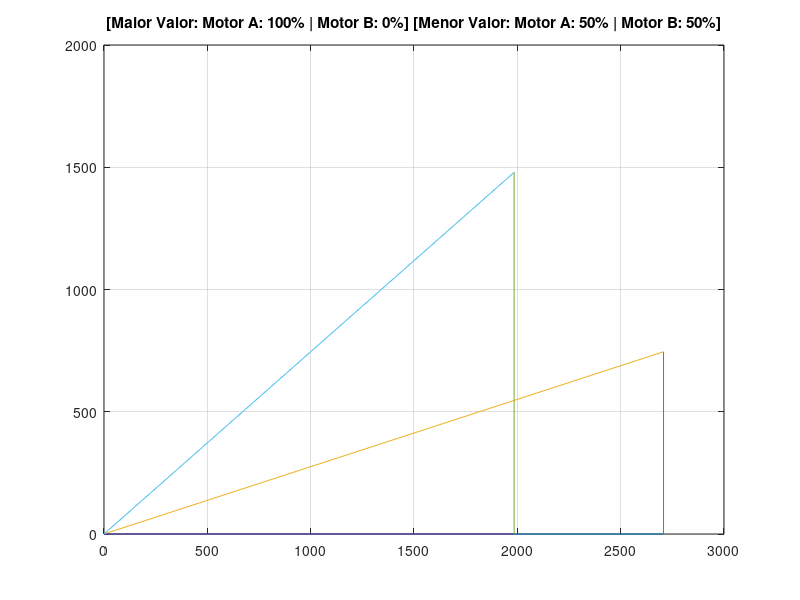
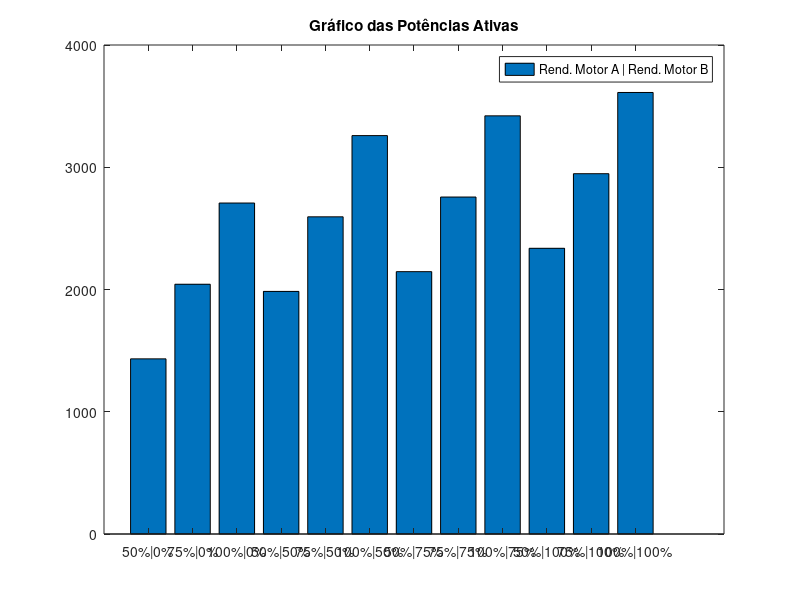

These charts were generated, in order, by the following MATLAB code:
% Dados da Questão: Motor A = Linha 10 | Motor B: Linha 5 | Vn = 220

% primeira questão
Pmec50A = (0.50)*2206.5;
Rend50A = 0.77;
Pele50A = Pmec50A/Rend50A;

fp50A = 0.68;
modS50A = Pele50A/fp50A;
Q50A = sqrt(modS50A^2 - Pele50A^2);
S50A = Pele50A + j*Q50A;

Pmec75A = (0.75)*2206.5;
Rend75A = 0.81;
Pele75A = Pmec75A/Rend75A;

fp75A = 0.77;
modS75A = Pele75A/fp75A;
Q75A = sqrt(modS75A^2 - Pele75A^2);
S75A = Pele75A + j*Q75A;

Pmec100A = (1)*2206.5;
Rend100A = 0.815;
Pele100A = Pmec100A/Rend100A;

fp100A = 0.83;
modS100A = Pele100A/fp100A;
Q100A = sqrt(modS100A^2 - Pele100A^2);
S100A = Pele100A + j*Q100A;

printf('Motor A | Rendimento: 0.50 | Potência Reativa = %f [Var] \n', Q50A);
printf('Motor A | Rendimento: 0.75 | Potência Reativa = %f [Var] \n', Q75A);
printf('Motor A | Rendimento: 0.100 | Potência Reativa = %f [Var] \n', Q100A);

% segunda questão
fp50A_ = 0.95;
modS50A_ = Pele50A/fp50A_;
Q50A_ = sqrt(modS50A_^2 - Pele50A^2);

QcA = Q50A - Q50A_;
Vn = 220;
f = 60;
w = 2*pi*f;
Xc = Vn^2/QcA;
C = 1/(w*Xc);

printf('---\n');
printf('Valor do Capacitor para Correção de Potência: %f [F] \n', C);
printf('Potência Reativa Antes da Correção de Potência: %f [Var] \n', Q50A);
printf('Potência Reativa Depois da Correção de Potência: %f [Var] \n', Q50A_);

% terceira questão
Pmec50B = (0.50)*551.625;
Rend50B = 0.50;
Pele50B = Pmec50B/Rend50B;

fp50B = 0.48;
modS50B = Pele50B/fp50B;
Q50B = sqrt(modS50B^2 - Pele50B^2);
S50B = Pele50B + j*Q50B;

Pmec75B = (0.75)*551.625;
Rend75B = 0.58;
Pele75B = Pmec75B/Rend75B;

fp75B = 0.60;
modS75B = Pele75B/fp75B;
Q75B = sqrt(modS75B^2 - Pele75B^2);
S75B = Pele75B + j*Q75B;

Pmec100B = (1)*551.625;
Rend100B = 0.61;
Pele100B = Pmec100B/Rend100B;

fp100B = 0.69;
modS100B = Pele100B/fp100B;
Q100B = sqrt(modS100B^2 - Pele100B^2);
S100B = Pele100B + j*Q100B;

printf('---\n')
printf('Motor B | Rendimento: 0.50 | Potência Reativa = %f [Var] \n', Q50B);
printf('Motor B | Rendimento: 0.75 | Potência Reativa = %f [Var] \n', Q75B);
printf('Motor B | Rendimento: 0.100 | Potência Reativa = %f [Var] \n', Q100B);

% quarta questão
function calcula_fator_pot (SA, SB, Qcap)
  S = SA + SB; P = real(S); Q = imag(S);
  Q_ = Q - Qcap; S_ = P + j*(Q_);
  fp_sc = P/abs(S); fp_cc = P/abs(S_);

  printf('Fator de Potência sem o capacitor = %f F \n', fp_sc);
  printf('Fator de Potência com o capacitor = %f F \n', fp_cc);
endfunction

% quinta questão
% maior valor: Motor A: 100% | Motor B: 0%
% menor valor: Motor A: 50% | Motor b: 50%

% calculo para o caso do menor valor de fp
S = S50A + S50B; P = real(S); Q = imag(S);
Q_ = Q - QcA;

figure(1);
plot([0 Pele100A], [0 0], [Pele100A Pele100A], ...
     [0 (Q100A - QcA)], [0 Pele100A], [0 (Q100A - QcA)], ...
     [0 P], [0 0], [P P],...
     [0 Q_], [0 P], [0 Q_]); grid on;
title('[Maior Valor: Motor A: 100% | Motor B: 0%] [Menor Valor: Motor A: 50% | Motor B: 50%]');

% sexta questão

function p = pot_ativa (SA, SB)
  S = SA + SB;
  p = real(S);
  return

endfunction

figure(2)
bar([pot_ativa(S50A, 0)
     pot_ativa(S75A, 0)
     pot_ativa(S100A, 0)
     pot_ativa(S50A, S50B)
     pot_ativa(S75A, S50B)
     pot_ativa(S100A, S50B)
     pot_ativa(S50A, S75B)
     pot_ativa(S75A, S75B)
     pot_ativa(S100A, S75B)
     pot_ativa(S50A, S100B)
     pot_ativa(S75A, S100B)
     pot_ativa(S100A, S100B)]);
title('Gráfico das Potências Ativas');

xticklabel=["50%|0%";"75%|0%";"100%|0%";
            "50%|50%";"75%|50%";"100%|50%";
            "50%|75%";"75%|75%";"100%|75%";
            "50%|100%";"75%|100%";"100%|100%";];
set(gca,'xticklabel',xticklabel);
legend('Rend. Motor A | Rend. Motor B');


